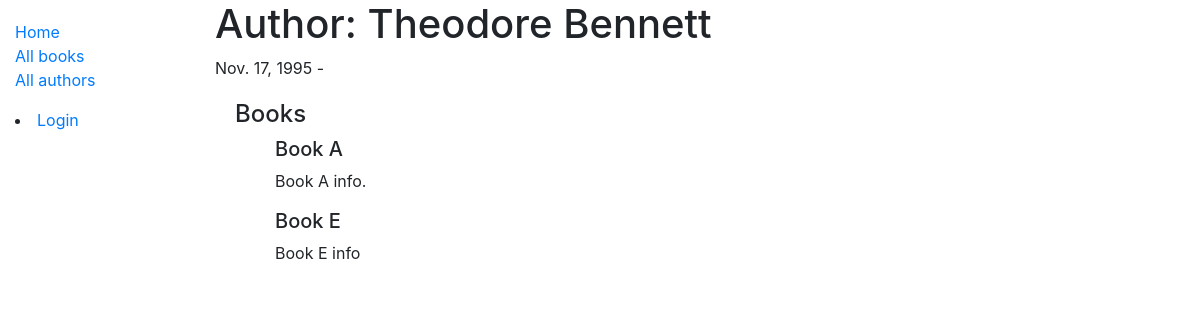
/catalog/author/2, run on the app's committed database.
### catalog/models.py (models this page shows, shortened)
class Author(models.Model):
    first_name = models.CharField(max_length=100)
    last_name = models.CharField(max_length=100)
    date_of_birth = models.DateField(null=True, blank=True)
    date_of_death = models.DateField('Died', null=True, blank=True)
    class Meta:
        ordering = ['last_name', 'first_name']

class Book(models.Model):
    title = models.CharField(max_length=200)
    author = models.ForeignKey('Author', on_delete=models.SET_NULL, null=True)
    summary = models.TextField(max_length=1000, help_text='Enter a brief description of the book')
    isbn = models.CharField('ISBN', max_length=13, unique=True,
                             help_text='13 Character <a href="https://www.isbn-international.org/content/what-isbn">ISBN number</a>')
    genre = models.ManyToManyField(Genre, help_text='Select a genre for this book')
    language = models.ForeignKey('Language', on_delete=models.SET_NULL, null=True)
    def display_genre(self):
        """Create a string for the Genre. This is required to display genre in Admin."""
        return ', '.join(genre.name for genre in self.genre.all()[:3])
    display_genre.short_description = 'Genre'
    class Meta:
        ordering = ['title']

### catalog/views.py (the view)
# urls.py: path('author/<int:pk>', views.AuthorDetailView.as_view(), name='author-detail'),
class AuthorDetailView(generic.DetailView):
    model = Author

### catalog/templates/catalog/author_detail.html (shortened to what this page needs)
{% extends "base_generic.html" %}
{% block content %}
  <h1>Author: {{ author.first_name }} {{ author.last_name }}</h1>
  <p>{{ author.date_of_birth }} -
    </p>
  <div style="margin-left:20px;margin-top:20px">
    <h4>Books</h4>
    {% for book in author.book_set.all %}
      <ul>
           <h5>{{ book.title }}</h5>
            <p>{{ book.summary }}</p>
      </ul>
    {% endfor %}
  </div>
{% endblock %}

### data on the page
Author: first_name "Theodore", last_name "Bennett", date_of_birth "Nov. 17, 1995"
Book: title "Book A", summary "Book A info."
Book: title "Book E", summary "Book E info"
